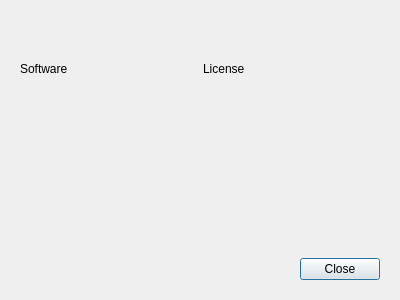
<?xml version="1.0" encoding="UTF-8"?>
<ui version="4.0">
 <class>LicenseDialog</class>
 <widget class="QDialog" name="LicenseDialog">
  <property name="geometry">
   <rect>
    <x>0</x>
    <y>0</y>
    <width>400</width>
    <height>300</height>
   </rect>
  </property>
  <property name="windowTitle">
   <string>Thrid-Party Software Used by BARAM</string>
  </property>
  <layout class="QVBoxLayout" name="verticalLayout">
   <item>
    <widget class="QScrollArea" name="scrollArea">
     <property name="frameShape">
      <enum>QFrame::NoFrame</enum>
     </property>
     <property name="widgetResizable">
      <bool>true</bool>
     </property>
     <widget class="QWidget" name="licenses">
      <property name="geometry">
       <rect>
        <x>0</x>
        <y>0</y>
        <width>382</width>
        <height>114</height>
       </rect>
      </property>
      <layout class="QGridLayout" name="gridLayout">
       <item row="0" column="0">
        <widget class="QLabel" name="label">
         <property name="text">
          <string>Software</string>
         </property>
        </widget>
       </item>
       <item row="0" column="1">
        <widget class="QLabel" name="label_3">
         <property name="text">
          <string>License</string>
         </property>
        </widget>
       </item>
      </layout>
     </widget>
    </widget>
   </item>
   <item>
    <spacer name="verticalSpacer">
     <property name="orientation">
      <enum>Qt::Vertical</enum>
     </property>
     <property name="sizeHint" stdset="0">
      <size>
       <width>20</width>
       <height>40</height>
      </size>
     </property>
    </spacer>
   </item>
   <item>
    <widget class="QWidget" name="widget_2" native="true">
     <layout class="QHBoxLayout" name="horizontalLayout">
      <item>
       <spacer name="horizontalSpacer">
        <property name="orientation">
         <enum>Qt::Horizontal</enum>
        </property>
        <property name="sizeHint" stdset="0">
         <size>
          <width>40</width>
          <height>20</height>
         </size>
        </property>
       </spacer>
      </item>
      <item>
       <widget class="QPushButton" name="close">
        <property name="text">
         <string>Close</string>
        </property>
       </widget>
      </item>
     </layout>
    </widget>
   </item>
  </layout>
 </widget>
 <resources/>
 <connections/>
</ui>
